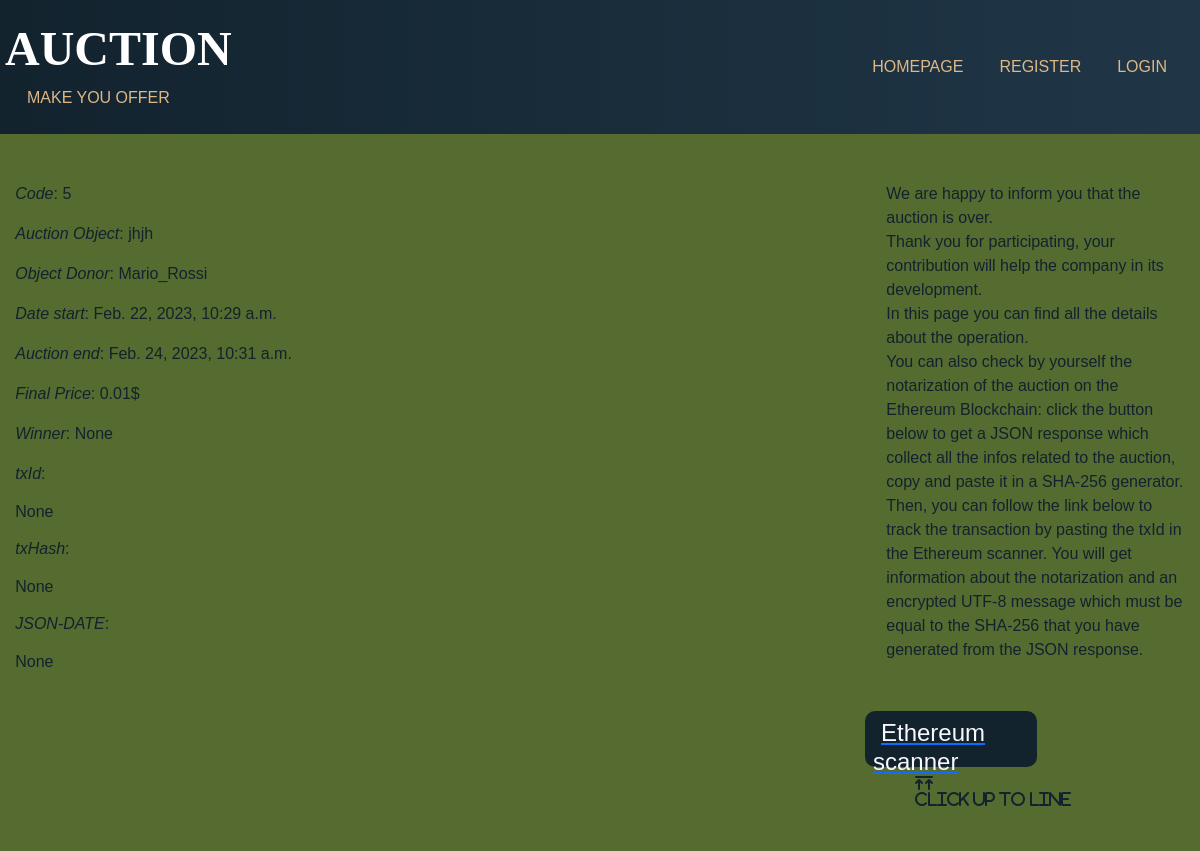
The page /web3date/send_message/1/ on the database its author committed.
### auction/models.py (models this page shows, shortened)
class AuctionListing(models.Model):
    auction_number = models.IntegerField(default=0)
    profile = models.ForeignKey(Profile, on_delete=models.CASCADE, related_name="profile")
    product = models.CharField(max_length=50)
    start = models.DateTimeField(blank=True)
    end = models.DateTimeField(blank=True)
    description = models.TextField(max_length=70)
    starting_bid = models.FloatField(default=0.01)
    current_price = models.FloatField()
    current_winner = models.ForeignKey(User, on_delete=models.CASCADE, related_name="current_winner", blank=True, null=True)
    date = models.DateTimeField(default=timezone.now, blank=True)
    hash = models.CharField(max_length=64, default=None, null=True)
    txId = models.CharField(max_length=66, default=None, null=True)
    json_auction = models.TextField(default=None, null=True, max_length=5000)
    active = models.BooleanField(default=True)
    saved_on_redis = models.BooleanField(default=False)
    manualClose = models.BooleanField(default=False)
    photo = models.ImageField(upload_to="pics/%y/%m/%d/")
    slug = models.SlugField(max_length=200, db_index=True)

### accounts/models.py (models this page shows, shortened)
class Profile(models.Model):
    user = models.ForeignKey(User, on_delete=models.CASCADE, related_name='profile')
    email = models.EmailField(max_length=254, blank=True)
    class Meta:
        ordering = ['user']

### web3date/views.py (the view)
# urls.py: path('send_message/<int:pk>/', Json_auction, name='send_message'),
def Json_auction(request, pk):
    auction = get_object_or_404(AuctionListing, pk=pk)
    context = {
        'auction': auction,
        'notifications': notifications,
    }
    return render(request, 'web3date/send_message_auction.html', context)

### web3date/templates/web3date/send_message_auction.html (shortened to what this page needs)
{% extends 'base.html' %}
{% load static %}
{% block content %}
<link rel="stylesheet" href="https://kit.fontawesome.com/06490d6e5a.css">
<body style="background-color: darkolivegreen; font-family: 'Apple Braille',sans-serif;color:#12232E">
    <div class="row my-4 justify-content-center">
        <div class="col-6" style="margin-right:250px">
            <p><em>Code</em>: {{ auction.auction_number }}</p>
            <p><em>Auction Object</em>: {{ auction.product }}</p>
            <p><em>Object Donor</em>: {{ auction.profile.user }}</p>
            <p><em>Date start</em>: {{ auction.start }}</p>
            <p><em>Auction end</em>: {{ auction.end }}</p>
            <p><em>Final Price</em>: {{ auction.current_price }}$</p>
            <p><em>Winner</em>: {{ auction.current_winner }}</p>
            <p><em>txId</em>: <h6>{{ auction.txId }}</h6></p>
            <p><em>txHash</em>: <h6>{{ auction.hash }}</h6></p>
            <p><em>JSON-DATE</em>: <h6>{{ auction.json_auction }}</h6></p>
        </div>
        <div class="col-3">
            <p>We are happy to inform you that the auction is over.<br>Thank you for participating, your contribution will help the company in its development.<br>
                In this page you can find all the details about the operation.<br>
               You can also check by yourself the notarization of the auction on the Ethereum Blockchain:
               click the button below to get a JSON response which collect all the infos related to the auction, copy and paste it in a SHA-256 generator.
               Then, you can follow the link below to track the transaction by pasting the txId in the Ethereum scanner.
               You will get information about the notarization and an encrypted UTF-8 message which must be equal to the SHA-256 that you have generated from the JSON response.</p>
        </div>
    </div>
     <div>   <a href="https://goerli.etherscan.io/tx/{{ auction.txId }}"><h6 style="font-family: 'Apple Braille',sans-serif; font-size:1.5rem; width:13vw;height:5vh;
     background-color:#12232E;border-radius:10px 10px 10px 10px;color:ghostwhite; margin-left:850px;padding:0.5rem;text-indent:0.5rem">Ethereum scanner</h6></a></div>
    <i class="fa-sharp fa-solid fa-arrows-up-to-line" style="margin-left:900px"><p>click up to line</p></i>
</body>
{% endblock content %}

### static/css/auctionbase.css (style rules this page uses)
* { padding: 0; margin: 0; box-sizing: content-box; }
body { margin: 0; font-family: var(--bs-body-font-family); font-size: var(--bs-body-font-size); font-weight: var(--bs-body-font-weight); line-height: var(--bs-body-line-height); color: #357cc3; text-align: var(--bs-body-text-align); background-color: var(--bs-body-bg); -webkit-text-size-adjust: 100%; -webkit-tap-highlight-color: whitesmoke; }
.pagination.pagination-rounded-flat .page-item .page-link, a { border: none; border-radius: 50px; }

### rows shown on the page
AuctionListing: auction_number "5", product "jhjh", profile.user "Mario_Rossi", start "Feb. 22, 2023, 10:29 a.m.", end "Feb. 24, 2023, 10:31 a.m.", current_price "0.01", current_winner "None", txId "None", hash "None", json_auction "None"
